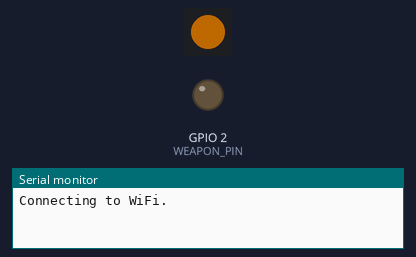
A sketch run on a simulated ESP32. Parts: 1 RGB LEDs in strip order, left to right, output pins drawn as LEDs (lit = HIGH), the last lines printed to the serial monitor. Dim RGB values are drawn brighter than linear; WiFi joins after 1.5 s; servers stay silent unless stated.

Above: at 0.1 s.
At 1.6 s:
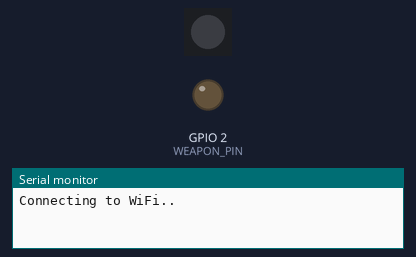
At 2.1 s:
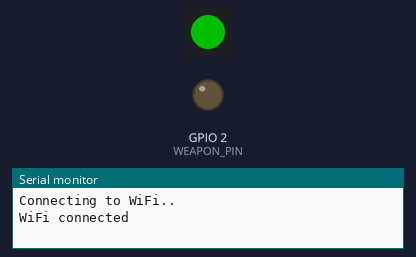
Timing chart, 0 to 3.6 s (numbered marks = the images above):
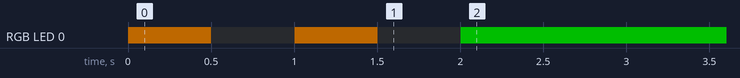

The sketch:

wemos-joystick.ino
```cpp
#include <WiFi.h>
#include <HTTPClient.h>
//#include <ESP8266WiFi.h>
//#include <ESP8266HTTPClient.h>
#include <WiFiClientSecure.h>
#include <Adafruit_NeoPixel.h>
#include <ArduinoJson.h>  // Include the ArduinoJson library

#define LED_PIN 3   // Define the GPIO pin connected to the NeoPixel
#define NUM_LEDS 1  // Define the number of LEDs in the strip

#define WEAPON_PIN 2

// WiFi credentials
const char* ssid = "Mayya";           // Replace with your WiFi SSID
const char* password = "mayya_1234";  // Replace with your WiFi password

// Declare our NeoPixel strip object:
Adafruit_NeoPixel strip = Adafruit_NeoPixel(NUM_LEDS, LED_PIN, NEO_GRB + NEO_KHZ800);

#define DELAYVAL 500  // Time (in milliseconds) to pause between pixels

String token = "y0__xCGzMSsAxip6zQg-OyIkxILFCnLzmZ85p9Vo_ez69Ec0_XiqA";
String org_id = "bpfofdlbl4usqgkdim8s";

bool red_robot = 1;
String task_id;

String red_task_id = "67b2fc17626b4074db2b4f4b";
String blue_task_id = "67e69ed22d2ae1712cc18426";

WiFiClientSecure client;  // Declare WiFiClient
HTTPClient http;          // Declare HTTPClient

uint32_t last_weapon_activated = 0;
bool weapon_active = 0;

const uint32_t COLOR_ORANGE = strip.Color(255, 140, 0);
const uint32_t COLOR_GREEN = strip.Color(0, 255, 0);

void connect_wifi() {
  WiFi.begin(ssid, password);

  Serial.print("Connecting to WiFi");
  while (WiFi.status() != WL_CONNECTED) {
    Serial.print(".");
    strip.setPixelColor(0, COLOR_ORANGE);
    strip.show();
    delay(DELAYVAL);

    strip.clear();
    strip.show();
    delay(DELAYVAL);
  }

  client.setInsecure();
  Serial.println("\nWiFi connected");

  strip.setPixelColor(0, COLOR_GREEN);
  strip.show();
}

void setup() {
  pinMode(WEAPON_PIN, OUTPUT);
  Serial.begin(115200);  //Initialize serial communication for debugging

  strip.begin();            // INITIALIZE NeoPixel strip object (REQUIRED)
  strip.setBrightness(80);  // Set BRIGHTNESS to about 1/5 (max = 255)
  strip.show();

  connect_wifi();

  task_id = red_robot ? red_task_id : blue_task_id;
}

void loop() {
  if (WiFi.status() != WL_CONNECTED) {
    Serial.println("WiFi disconnected - attempting to reconnect");
    connect_wifi();
  }

  if (millis() - last_weapon_activated > 5000) {
    digitalWrite(WEAPON_PIN, LOW);
    if (weapon_active) {
      Serial.println("Deactivating");
      weapon_active = false;
      change_state();
    }
    Serial.println("Checking status");
    checkStatus();
  } else if (weapon_active) {
    Serial.println("Weapon is active");
    digitalWrite(WEAPON_PIN, HIGH);
  }
  delay(500);
}

void change_state() {

  String url = "https://api.tracker.yandex.net/v2/issues/" + task_id + "/transitions/stop_progress/_execute";

  http.begin(client, url);
  http.addHeader("Authorization", "OAuth " + token);
  http.addHeader("Content-Type", "application/json");
  http.addHeader("X-Cloud-Org-Id", org_id);

  int httpCode = http.POST("");

  if (httpCode > 0) {
    String payload = http.getString();
    Serial.println(httpCode);
    //StaticJsonDocument<1024> doc;
    //DeserializationError error = deserializeJson(doc, payload);

    //if (!error) {
    //  const char* statusKey = doc["status"]["key"];
    //  if (strcmp(statusKey, "need_info") == 0){
    //    changeState();
    //    delay(3000);
    //  }
    //}
  }
  http.end();
}


void checkStatus() {
  String url = "https://api.tracker.yandex.net/v2/issues/" + task_id;

  http.begin(client, url);
  http.addHeader("Authorization", "OAuth " + token);
  http.addHeader("Content-Type", "application/json");
  http.addHeader("X-Cloud-Org-Id", org_id);

  int httpCode = http.GET();

  Serial.print("HTTP Code: ");  // Serial print for debugging
  Serial.println(httpCode);     // Serial print for debugging

  if (httpCode > 0) {
    String payload = http.getString();
    StaticJsonDocument<1024> doc;
    DeserializationError error = deserializeJson(doc, payload);
    Serial.println(payload);

    if (!error) {
      const char* statusKey = doc["status"]["key"];
      if (strcmp(statusKey, "inProgress") == 0) {
        last_weapon_activated = millis();
        weapon_active = true;
      }
    }
  }
  http.end();
}
```

Measured:
- by itself, RGB LED 0: off → RGB(80, 44, 0) at 0.00 s, → off 0.50 s later, → RGB(80, 44, 0) 0.50 s later, → off 0.50 s later, … (5 changes in this stretch)
